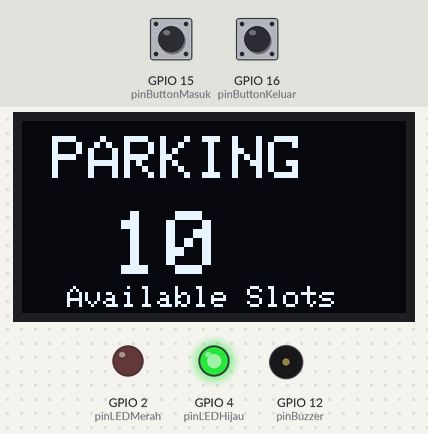
Bench run of a sketch on a simulated ESP32. Shown: 128×64 one-colour display, output pins drawn as LEDs (lit = HIGH), buzzer (waves = sounding, pin HIGH). The inputs (shaded band) are chosen by the test bench; at power-on: GPIO 15 (pinButtonMasuk) HIGH, GPIO 16 (pinButtonKeluar) HIGH. What the sketch prints to the serial monitor is not drawn.

Above: at 1.2 s.
1.3 s: GPIO 15 (pinButtonMasuk) pulled LOW for 0.15 s
At 2.6 s:
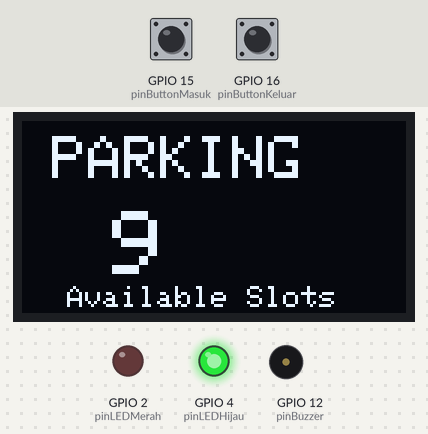
2.9 s: GPIO 16 (pinButtonKeluar) pulled LOW for 0.15 s
At 4.1 s:
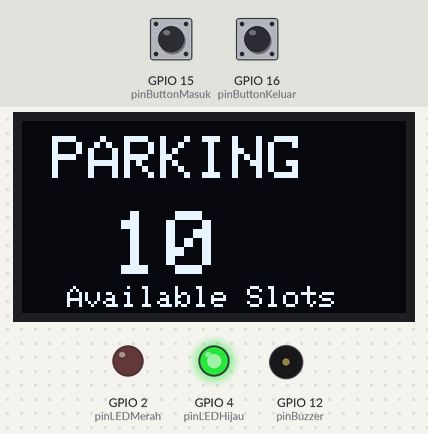
Timing chart, 0 to 5.9 s (numbered marks = the images above; inputs shaded):
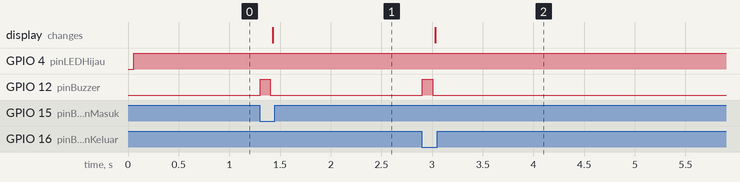

The sketch:

tugas-01-smart-parking.ino
```cpp
/*
  TUGAS 1 PERTEMUAN 3: SMART PARKING SYSTEM

  Fitur:
  - PIR deteksi mobil masuk/keluar
  - LED merah: parkir penuh (slot=0)
  - LED hijau: parkir tersedia
  - OLED tampil jumlah slot tersedia
  - Buzzer beep saat mobil masuk/keluar

  Komponen: ESP32, PIR, 2x LED, OLED, Buzzer
*/

#include <Wire.h>
#include <Adafruit_GFX.h>
#include <Adafruit_SSD1306.h>

#define SCREEN_WIDTH 128
#define SCREEN_HEIGHT 64
Adafruit_SSD1306 display(SCREEN_WIDTH, SCREEN_HEIGHT, &Wire, -1);

const int pinPIR = 13;
const int pinLEDMerah = 2;
const int pinLEDHijau = 4;
const int pinBuzzer = 12;
const int pinButtonMasuk = 15;
const int pinButtonKeluar = 16;

const int MAX_SLOT = 10;
int slotTersedia = MAX_SLOT;

void setup() {
  Serial.begin(115200);
  pinMode(pinPIR, INPUT);
  pinMode(pinLEDMerah, OUTPUT);
  pinMode(pinLEDHijau, OUTPUT);
  pinMode(pinBuzzer, OUTPUT);
  pinMode(pinButtonMasuk, INPUT_PULLUP);
  pinMode(pinButtonKeluar, INPUT_PULLUP);

  if(!display.begin(SSD1306_SWITCHCAPVCC, 0x3C)) {
    Serial.println("OLED gagal!");
    while(1);
  }

  display.clearDisplay();
  display.setTextColor(SSD1306_WHITE);
  updateDisplay();

  Serial.println("=== SMART PARKING ===");
  Serial.println("Button Masuk: simulasi mobil masuk");
  Serial.println("Button Keluar: simulasi mobil keluar\n");
}

void loop() {
  static bool btnMasukSebelumnya = false;
  static bool btnKeluarSebelumnya = false;

  bool btnMasuk = (digitalRead(pinButtonMasuk) == LOW);
  bool btnKeluar = (digitalRead(pinButtonKeluar) == LOW);

  // Mobil masuk
  if (btnMasuk && !btnMasukSebelumnya && slotTersedia > 0) {
    slotTersedia--;
    Serial.println("🚗 Mobil masuk");
    beep();
    updateDisplay();
    delay(50);
  }

  // Mobil keluar
  if (btnKeluar && !btnKeluarSebelumnya && slotTersedia < MAX_SLOT) {
    slotTersedia++;
    Serial.println("🚗 Mobil keluar");
    beep();
    updateDisplay();
    delay(50);
  }

  btnMasukSebelumnya = btnMasuk;
  btnKeluarSebelumnya = btnKeluar;

  // LED indicator
  if (slotTersedia == 0) {
    digitalWrite(pinLEDMerah, HIGH);
    digitalWrite(pinLEDHijau, LOW);
  } else {
    digitalWrite(pinLEDMerah, LOW);
    digitalWrite(pinLEDHijau, HIGH);
  }

  delay(10);
}

void beep() {
  digitalWrite(pinBuzzer, HIGH);
  delay(100);
  digitalWrite(pinBuzzer, LOW);
}

void updateDisplay() {
  display.clearDisplay();
  display.setTextSize(2);
  display.setCursor(10, 5);
  display.println("PARKING");

  display.setTextSize(3);
  display.setCursor(30, 30);
  display.println(slotTersedia);

  display.setTextSize(1);
  display.setCursor(15, 55);
  display.print("Available Slots");

  display.display();
}

/*
  PENGEMBANGAN:
  - Sensor ultrasonik untuk deteksi per slot
  - ANPR (Automatic Number Plate Recognition)
  - Payment integration (RFID/QR)
  - Cloud monitoring & booking
  - EV charging station integration
*/
```

Measured:
- after the input at 1.3 s, GPIO 12 (pinBuzzer): LOW → HIGH at once, → LOW 0.10 s later; the display: changes after 0.13 s (image 1)
- after the input at 2.9 s, GPIO 12 (pinBuzzer): LOW → HIGH at once, → LOW 0.10 s later; the display: changes after 0.13 s (image 2)
